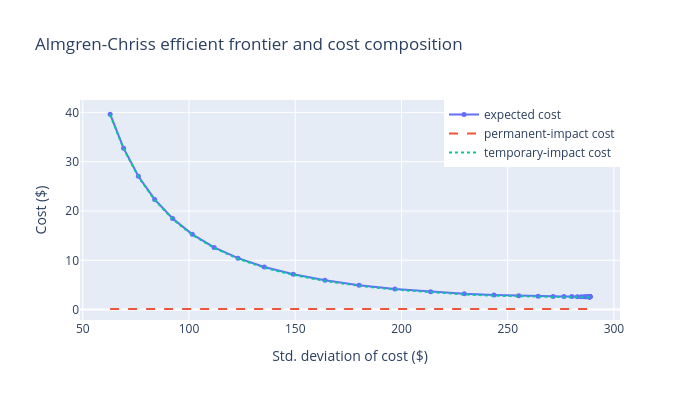

The notebook cell saved with this chart:
### Markdown cell above
## Efficient frontier

Sweeping the risk-aversion parameter $\lambda$ traces out the efficient frontier:
the lowest achievable expected cost for each level of cost variance (risk). Expected
cost splits into a permanent-impact piece, $\frac{1}{2}\gamma X^2$, fixed by the total
size $X$ and identical for every schedule, and a temporary-impact piece that shrinks as
the schedule spreads trading over more time (lower risk aversion, lower $\kappa$).

Stock price enters here through $\sigma$: dollar volatility per share is the stock's
*price* times its *percentage* volatility, so the same percentage-vol stock at a higher
price has a wider, riskier frontier for the same share count $X$.

### Code cell
# Illustrative liquidation of a position in a $50 stock over one trading day.
price = 50.0  # $/share
X = 1_000.0  # shares
T = 1.0
sigma_pct = 0.01  # daily volatility, as a fraction of price
sigma = sigma_pct * price  # $/share/sqrt(day)
eta = 2.5e-6  # temporary impact coefficient
gamma = 2.5e-7  # permanent impact coefficient

print(f"notional: ${X * price:,.0f}, sigma: ${sigma:.2f}/share/sqrt(day)")

lambdas = np.concatenate([[0.0], np.logspace(-10, -2, 49)])

frontier = efficient_frontier(lambdas, X, T, sigma, eta, gamma)
frontier_df = pl.DataFrame(
    {
        "variance": frontier["variance"],
        "expected_cost": frontier["expected_cost"],
        "permanent_cost": permanent_impact_cost(X, gamma),
        "temporary_cost": [
            temporary_impact_cost(X, eta, T, kappa) for kappa in frontier["kappa"]
        ],
    }
).sort("variance")
frontier_df = frontier_df.with_columns(cost_std=frontier_df["variance"].sqrt())

fig = go.Figure()
fig.add_trace(
    go.Scatter(
        x=frontier_df["cost_std"],
        y=frontier_df["expected_cost"],
        mode="lines+markers",
        name="expected cost",
        line={"width": 2},
        marker={"size": 5},
    )
)
fig.add_trace(
    go.Scatter(
        x=frontier_df["cost_std"],
        y=frontier_df["permanent_cost"],
        mode="lines",
        name="permanent-impact cost",
        line={"width": 2, "dash": "dash"},
    )
)
fig.add_trace(
    go.Scatter(
        x=frontier_df["cost_std"],
        y=frontier_df["temporary_cost"],
        mode="lines",
        name="temporary-impact cost",
        line={"width": 2, "dash": "dot"},
    )
)
fig.update_layout(
    title="Almgren-Chriss efficient frontier and cost composition",
    xaxis_title="Std. deviation of cost ($)",
    yaxis_title="Cost ($)",
    width=700,
    height=400,
    legend={"x": 1, "xanchor": "right", "y": 1, "yanchor": "top"},
)
fig.show()

### Figure 1 — Plotly figure (JSON) as saved in the notebook; plotly's stock layout.template omitted (floating-point values rounded to 4 significant figures)
{"data": [{"line": {"width": 2}, "marker": {"size": 5}, "mode": "lines+markers", "name": "expected cost", "type": "scatter", "x": [62.87, 69.2, 76.17, 83.84, 92.28, 101.6, 111.8, 123.1, 135.5, 149.1, 164.0, 180.1, 196.9, 213.7, 229.5, 243.5, 255.2, 264.3, 271.3, 276.5, 280.2, 282.8, 284.6, 285.9, 286.8, 287.4, 287.8, 288.1, 288.3, 288.4, 288.5, 288.5, 288.6, 288.6, 288.6, 288.6, 288.7, 288.7, 288.7, 288.7, 288.7, 288.7, 288.7, 288.7, 288.7, 288.7, 288.7, 288.7, 288.7, 288.7], "y": [39.65, 32.75, 27.06, 22.35, 18.47, 15.27, 12.63, 10.44, 8.641, 7.157, 5.938, 4.953, 4.182, 3.609, 3.212, 2.957, 2.803, 2.717, 2.671, 2.648, 2.636, 2.63, 2.627, 2.626, 2.626, 2.625, 2.625, 2.625, 2.625, 2.625, 2.625, 2.625, 2.625, 2.625, 2.625, 2.625, 2.625, 2.625, 2.625, 2.625, 2.625, 2.625, 2.625, 2.625, 2.625, 2.625, 2.625, 2.625, 2.625, 2.625]}, {"line": {"dash": "dash", "width": 2}, "mode": "lines", "name": "permanent-impact cost", "type": "scatter", "x": [62.87, 69.2, 76.17, 83.84, 92.28, 101.6, 111.8, 123.1, 135.5, 149.1, 164.0, 180.1, 196.9, 213.7, 229.5, 243.5, 255.2, 264.3, 271.3, 276.5, 280.2, 282.8, 284.6, 285.9, 286.8, 287.4, 287.8, 288.1, 288.3, 288.4, 288.5, 288.5, 288.6, 288.6, 288.6, 288.6, 288.7, 288.7, 288.7, 288.7, 288.7, 288.7, 288.7, 288.7, 288.7, 288.7, 288.7, 288.7, 288.7, 288.7], "y": [0.125, 0.125, 0.125, 0.125, 0.125, 0.125, 0.125, 0.125, 0.125, 0.125, 0.125, 0.125, 0.125, 0.125, 0.125, 0.125, 0.125, 0.125, 0.125, 0.125, 0.125, 0.125, 0.125, 0.125, 0.125, 0.125, 0.125, 0.125, 0.125, 0.125, 0.125, 0.125, 0.125, 0.125, 0.125, 0.125, 0.125, 0.125, 0.125, 0.125, 0.125, 0.125, 0.125, 0.125, 0.125, 0.125, 0.125, 0.125, 0.125, 0.125]}, {"line": {"dash": "dot", "width": 2}, "mode": "lines", "name": "temporary-impact cost", "type": "scatter", "x": [62.87, 69.2, 76.17, 83.84, 92.28, 101.6, 111.8, 123.1, 135.5, 149.1, 164.0, 180.1, 196.9, 213.7, 229.5, 243.5, 255.2, 264.3, 271.3, 276.5, 280.2, 282.8, 284.6, 285.9, 286.8, 287.4, 287.8, 288.1, 288.3, 288.4, 288.5, 288.5, 288.6, 288.6, 288.6, 288.6, 288.7, 288.7, 288.7, 288.7, 288.7, 288.7, 288.7, 288.7, 288.7, 288.7, 288.7, 288.7, 288.7, 288.7], "y": [39.53, 32.63, 26.93, 22.23, 18.35, 15.14, 12.5, 10.32, 8.516, 7.032, 5.813, 4.828, 4.057, 3.484, 3.087, 2.832, 2.678, 2.592, 2.546, 2.523, 2.511, 2.505, 2.502, 2.501, 2.501, 2.5, 2.5, 2.5, 2.5, 2.5, 2.5, 2.5, 2.5, 2.5, 2.5, 2.5, 2.5, 2.5, 2.5, 2.5, 2.5, 2.5, 2.5, 2.5, 2.5, 2.5, 2.5, 2.5, 2.5, 2.5]}], "layout": {"height": 400, "legend": {"x": 1, "xanchor": "right", "y": 1, "yanchor": "top"}, "title": {"text": "Almgren-Chriss efficient frontier and cost composition"}, "width": 700, "xaxis": {"title": {"text": "Std. deviation of cost ($)"}}, "yaxis": {"title": {"text": "Cost ($)"}}}}
